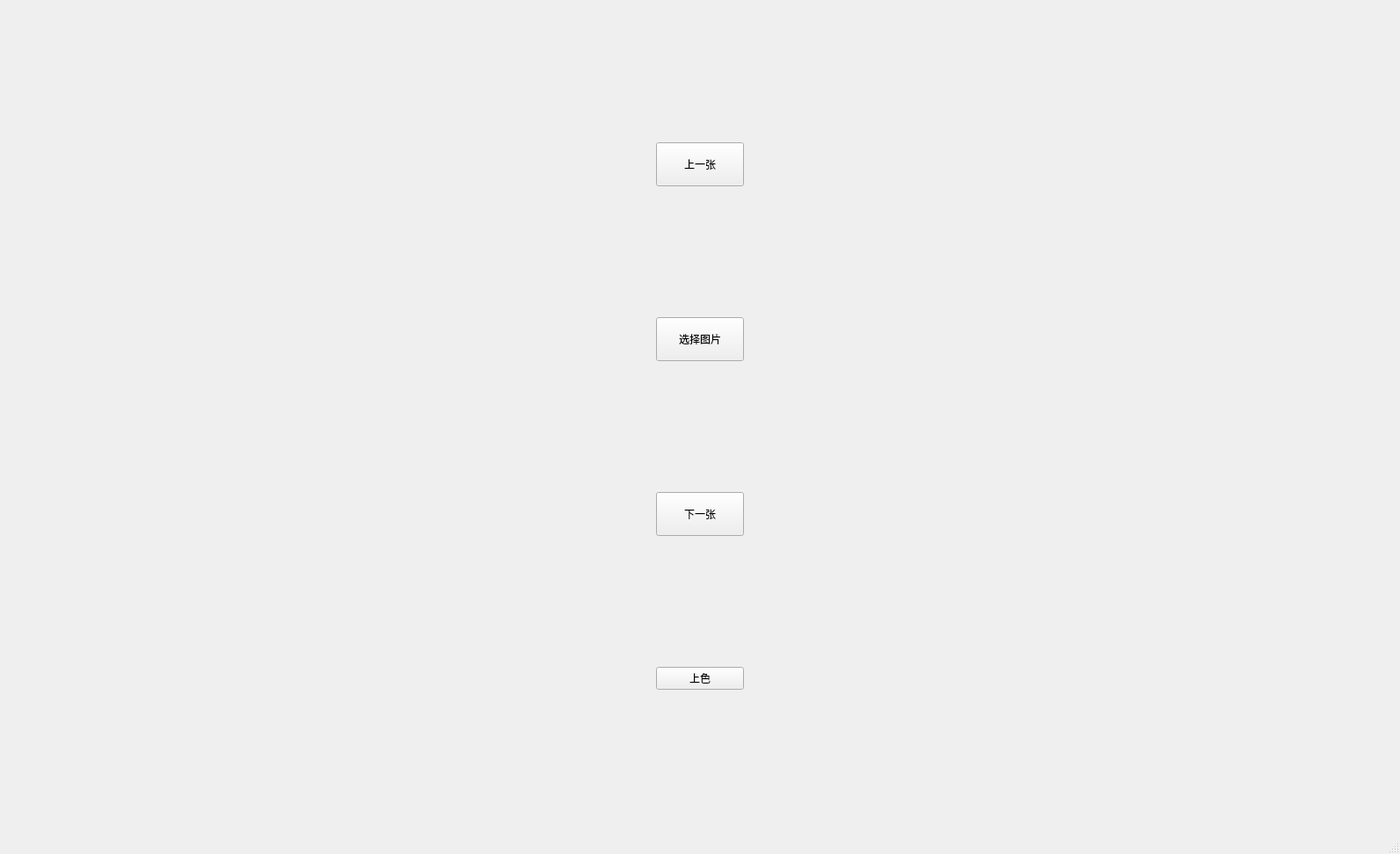
<?xml version="1.0" encoding="UTF-8"?>
<ui version="4.0">
 <class>MainWindow</class>
 <widget class="QMainWindow" name="MainWindow">
  <property name="geometry">
   <rect>
    <x>0</x>
    <y>0</y>
    <width>1594</width>
    <height>972</height>
   </rect>
  </property>
  <property name="windowTitle">
   <string>平面设计系统</string>
  </property>
  <property name="windowIcon">
   <iconset>
    <normaloff>图标.png</normaloff>图标.png</iconset>
  </property>
  <property name="toolTipDuration">
   <number>4</number>
  </property>
  <widget class="QWidget" name="centralwidget">
   <layout class="QHBoxLayout" name="horizontalLayout">
    <item>
     <layout class="QHBoxLayout" name="horizontalLayout_2">
      <item>
       <widget class="QLabel" name="label">
        <property name="sizePolicy">
         <sizepolicy hsizetype="Preferred" vsizetype="Preferred">
          <horstretch>0</horstretch>
          <verstretch>0</verstretch>
         </sizepolicy>
        </property>
        <property name="minimumSize">
         <size>
          <width>0</width>
          <height>0</height>
         </size>
        </property>
        <property name="maximumSize">
         <size>
          <width>800</width>
          <height>600</height>
         </size>
        </property>
        <property name="sizeIncrement">
         <size>
          <width>0</width>
          <height>0</height>
         </size>
        </property>
        <property name="baseSize">
         <size>
          <width>0</width>
          <height>0</height>
         </size>
        </property>
        <property name="contextMenuPolicy">
         <enum>Qt::DefaultContextMenu</enum>
        </property>
        <property name="layoutDirection">
         <enum>Qt::LeftToRight</enum>
        </property>
        <property name="text">
         <string/>
        </property>
        <property name="alignment">
         <set>Qt::AlignCenter</set>
        </property>
       </widget>
      </item>
      <item>
       <layout class="QGridLayout" name="gridLayout">
        <property name="sizeConstraint">
         <enum>QLayout::SetDefaultConstraint</enum>
        </property>
        <property name="topMargin">
         <number>10</number>
        </property>
        <property name="rightMargin">
         <number>0</number>
        </property>
        <property name="bottomMargin">
         <number>10</number>
        </property>
        <item row="0" column="0">
         <widget class="QPushButton" name="down">
          <property name="maximumSize">
           <size>
            <width>100</width>
            <height>50</height>
           </size>
          </property>
          <property name="text">
           <string>上一张</string>
          </property>
         </widget>
        </item>
        <item row="1" column="0">
         <widget class="QPushButton" name="button">
          <property name="minimumSize">
           <size>
            <width>0</width>
            <height>0</height>
           </size>
          </property>
          <property name="maximumSize">
           <size>
            <width>100</width>
            <height>50</height>
           </size>
          </property>
          <property name="text">
           <string>选择图片</string>
          </property>
         </widget>
        </item>
        <item row="2" column="0">
         <widget class="QPushButton" name="up">
          <property name="maximumSize">
           <size>
            <width>100</width>
            <height>50</height>
           </size>
          </property>
          <property name="text">
           <string>下一张</string>
          </property>
         </widget>
        </item>
        <item row="3" column="0">
         <widget class="QPushButton" name="button_2">
          <property name="maximumSize">
           <size>
            <width>150</width>
            <height>16777215</height>
           </size>
          </property>
          <property name="text">
           <string>上色</string>
          </property>
         </widget>
        </item>
       </layout>
      </item>
      <item>
       <widget class="QLabel" name="label_2">
        <property name="sizePolicy">
         <sizepolicy hsizetype="Preferred" vsizetype="Preferred">
          <horstretch>0</horstretch>
          <verstretch>0</verstretch>
         </sizepolicy>
        </property>
        <property name="minimumSize">
         <size>
          <width>0</width>
          <height>0</height>
         </size>
        </property>
        <property name="maximumSize">
         <size>
          <width>800</width>
          <height>600</height>
         </size>
        </property>
        <property name="sizeIncrement">
         <size>
          <width>0</width>
          <height>0</height>
         </size>
        </property>
        <property name="baseSize">
         <size>
          <width>0</width>
          <height>0</height>
         </size>
        </property>
        <property name="contextMenuPolicy">
         <enum>Qt::DefaultContextMenu</enum>
        </property>
        <property name="layoutDirection">
         <enum>Qt::LeftToRight</enum>
        </property>
        <property name="text">
         <string/>
        </property>
        <property name="alignment">
         <set>Qt::AlignCenter</set>
        </property>
       </widget>
      </item>
     </layout>
    </item>
   </layout>
  </widget>
  <widget class="QStatusBar" name="statusbar"/>
  <action name="actiondakai">
   <property name="text">
    <string>dakai</string>
   </property>
  </action>
  <action name="action">
   <property name="text">
    <string>open file</string>
   </property>
  </action>
 </widget>
 <resources/>
 <connections/>
</ui>
